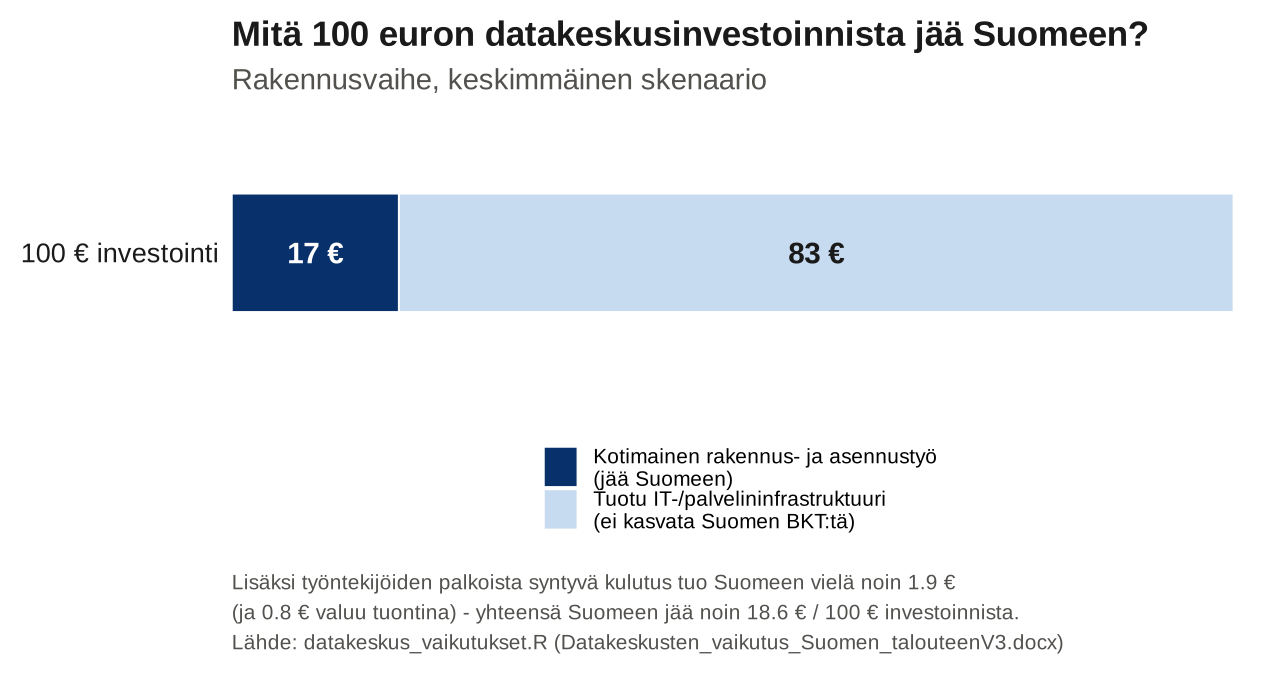

Here is the R script that generated this plot:
# Mita 100 euron datakeskusinvestoinnista jaa Suomeen?
#
# Yksinkertainen, yleistajuinen kuvio Taloudellisen katsauksen boksiin:
# jakaa 100 euron rakennusvaiheen investoinnin kotimaiseen (jaa Suomeen)
# ja tuotuun (ei kasvata Suomen BKT:ta) osaan, keskimmaisessa skenaariossa.
# Tyontekijoiden palkoista syntyva nettokulutus (lisaa viela n. 1,9 e)
# esitetaan erillisena lisahuomiona, koska se on investoinnista erillista,
# palkkojen synnyttamaa lisavaikutusta, ei osa samasta 100 eurosta.
#
# Kaytto:
#   Rscript datakeskus_100e_kuvio.R
#
# Riippuvuudet: ggplot2, scales
#   install.packages(c("ggplot2", "scales"))

alkuperainen_onnistui <- suppressWarnings(Sys.setlocale("LC_ALL", "C.utf8"))
if (isFALSE(alkuperainen_onnistui)) {
  varalla_onnistui <- suppressWarnings(Sys.setlocale("LC_ALL", "en_US.UTF-8"))
  if (isFALSE(varalla_onnistui)) {
    warning("UTF-8-lokaalia (C.utf8 / en_US.UTF-8) ei loytynyt - skandimerkit ja eurosymboli saattavat nakya puutteellisina kuviossa.")
  }
}

library(ggplot2)
library(scales)

skriptin_kansio <- function() {
  args <- commandArgs(trailingOnly = FALSE)
  polku <- sub("^--file=", "", args[grepl("^--file=", args)])
  if (length(polku) == 1) dirname(normalizePath(polku)) else "."
}

options(datakeskus.vain_funktiot = TRUE)
source(file.path(skriptin_kansio(), "datakeskus_vaikutukset.R"))

# Keskimmainen skenaario (s = 2), 100 M e = suhteutettuna 100 e:oon
p <- P
p$rakennusvuodet <- 1
t <- laske(0.1, 2, p)

kotim_inv   <- t$I - t$M_inv            # kotimainen rakennus-/asennustyo
tuonti_inv  <- t$M_inv                  # tuotu IT-laitteisto ym.
nettokulutus <- t$C_rak - t$M_C_rak     # tyontekijoiden kulutuksen nettovaikutus (lisa)
tuonti_kulutus <- t$M_C_rak             # kulutuksen tuontisisalto (lisan vuotava osa)
yhteensa    <- t$bkt_rak                # kotim_inv + nettokulutus

data <- data.frame(
  osa = factor(
    c("Tuotu IT-/palvelininfrastruktuuri\n(ei kasvata Suomen BKT:tä)",
      "Kotimainen rakennus- ja asennustyö\n(jää Suomeen)"),
    levels = c("Tuotu IT-/palvelininfrastruktuuri\n(ei kasvata Suomen BKT:tä)",
               "Kotimainen rakennus- ja asennustyö\n(jää Suomeen)")
  ),
  maara = c(tuonti_inv, kotim_inv),
  y = "100 € investointi"
)

varit <- c(
  "Tuotu IT-/palvelininfrastruktuuri\n(ei kasvata Suomen BKT:tä)" = "#c6dbef",
  "Kotimainen rakennus- ja asennustyö\n(jää Suomeen)" = "#08306b"
)

TEKSTI <- "#1a1a1a"
TEKSTI2 <- "#52514e"

kuvio <- ggplot(data, aes(x = y, y = maara, fill = osa)) +
  geom_col(width = 0.5, color = "white", linewidth = 0.4) +
  geom_text(
    aes(label = sprintf("%.0f €", maara)),
    position = position_stack(vjust = 0.5),
    color = c("#1a1a1a", "white"), size = 5, fontface = "bold"
  ) +
  coord_flip() +
  scale_fill_manual(values = varit, name = NULL) +
  scale_y_continuous(limits = c(0, 100), expand = c(0, 0)) +
  labs(
    title = "Mitä 100 euron datakeskusinvestoinnista jää Suomeen?",
    subtitle = "Rakennusvaihe, keskimmäinen skenaario",
    x = NULL, y = NULL,
    caption = sprintf(
      paste0(
        "Lisäksi työntekijöiden palkoista syntyvä kulutus tuo Suomeen vielä noin %.1f €\n",
        "(ja %.1f € valuu tuontina) - yhteensä Suomeen jää noin %.1f € / 100 € investoinnista.\n",
        "Lähde: datakeskus_vaikutukset.R (Datakeskusten_vaikutus_Suomen_talouteenV3.docx)"
      ),
      nettokulutus, tuonti_kulutus, yhteensa
    )
  ) +
  theme_minimal(base_size = 14) +
  theme(
    plot.title = element_text(face = "bold", color = TEKSTI),
    plot.subtitle = element_text(color = TEKSTI2),
    plot.caption = element_text(hjust = 0, color = TEKSTI2, size = 10, lineheight = 1.2,
                                margin = margin(t = 14)),
    axis.text.y = element_text(size = 13, color = TEKSTI),
    axis.text.x = element_blank(),
    panel.grid = element_blank(),
    legend.position = "bottom",
    legend.text = element_text(size = 10),
    plot.margin = margin(t = 10, r = 20, b = 10, l = 10)
  ) +
  guides(fill = guide_legend(reverse = TRUE, nrow = 2))

print(kuvio)

ulostulo <- file.path(skriptin_kansio(), "datakeskus_100e_kuvio.png")
ggsave(ulostulo, kuvio, width = 8.5, height = 4.5, dpi = 150, bg = "white", device = png, type = "cairo")
cat(sprintf("\nKuvio tallennettu: %s\n", ulostulo))
cat(sprintf("Kotimainen rakennustyo: %.2f e, Tuotu IT-laitteisto: %.2f e\n", kotim_inv, tuonti_inv))
cat(sprintf("Nettokulutus (lisa): %.2f e, Kulutuksen tuontisisalto: %.2f e\n", nettokulutus, tuonti_kulutus))
cat(sprintf("Yhteensa Suomeen jaava BKT-vaikutus: %.2f e / 100 e\n", yhteensa))
